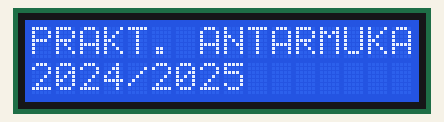
Bench run of a sketch on a simulated Arduino Uno, built with avr-gcc and run on an emulated ATmega328P. Parts: 16×2 character LCD.

Above: at 0.1 s.
At 2.2 s:
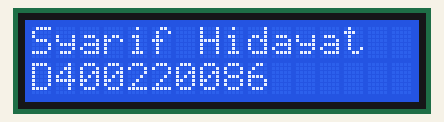

Measured:
- what the display in image 1 shows lasts 2.0 s, from 2.1 s to 4.1 s

The sketch:

T.AntarMuka_M2_P2.ino
```cpp
  #include <LiquidCrystal_I2C.h>
  #include <Wire.h>
  LiquidCrystal_I2C lcd(0x27, 16, 2);
  void setup() {
    lcd.init();
    lcd.backlight();
  }
  void loop() {
    lcd.clear();
    lcd.setCursor(0, 0);
    lcd.print("PRAKT. ANTARMUKA");
    lcd.setCursor(0, 1);
    lcd.print("2024/2025");
    delay(2000);
    lcd.clear();
    lcd.setCursor(0, 0);
    lcd.print("Syarif Hidayat");
    lcd.setCursor(0, 1);
    lcd.print("D400220086");
    delay(2000);
  }
```
